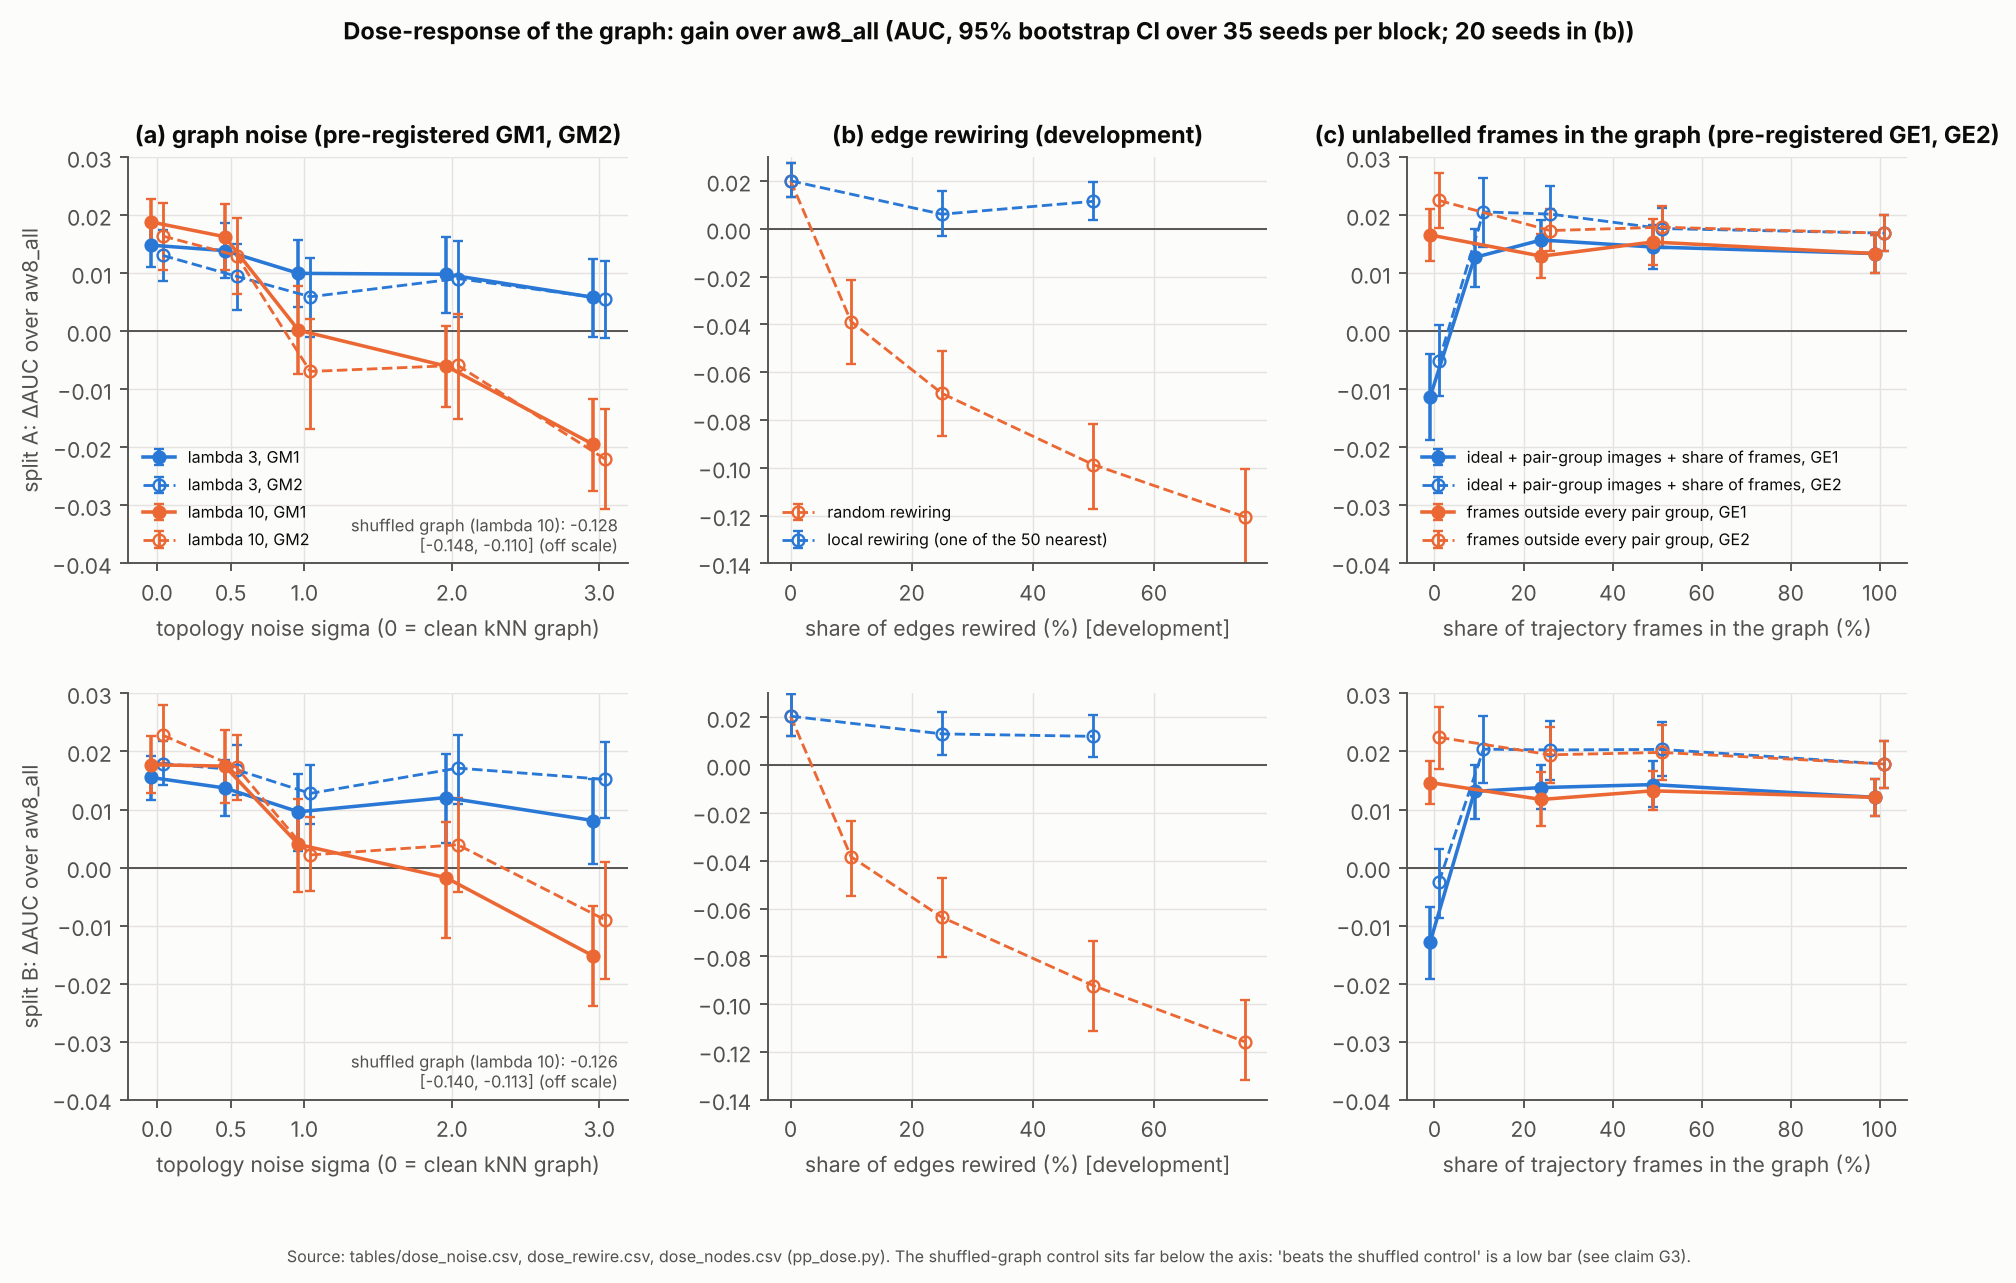

The Python source for this figure:
"""Figure 5: dose-response of the graph (gain over aw8_all, AUC; rows = split A / B).
 (a) noise in the graph topology, sigma in {0, .5, 1, 2, 3}, lambda 3 and 10, graph-mechanism confirmations GM1 (filled) and GM2 (hollow); the shuffled-graph control at lambda 10 is far below the axis (value annotated)
 (b) random vs local rewiring of a fraction of the edges, lambda 10, development seeds (NOT evidence)
 (c) share of the trajectory frames in the graph, graph-endpoint confirmations GE1 (filled) and GE2 (hollow); series 'all' = ideal images + all pair-group images + that share; 'out' = frames outside every pair group
Data: tables/dose_noise.csv, dose_rewire.csv, dose_nodes.csv (pp_dose.py)."""
import sys
from pathlib import Path
sys.path.insert(0, str(Path(__file__).resolve().parents[1]))
import numpy as np, pandas as pd
import matplotlib.pyplot as plt
import pp_lib as L, pp_style as S

S.setup(); dn = pd.read_csv(L.TABLES / "dose_noise.csv"); dr = pd.read_csv(L.TABLES / "dose_rewire.csv"); dg = pd.read_csv(L.TABLES / "dose_nodes.csv")
C3, C10 = "#2a78d6", "#eb6834"
fig, axs = plt.subplots(2, 3, figsize=(13.5, 7.2))
def bar(ax, x, d, color, filled, dx=0.0, label=None):
    ax.errorbar(np.asarray(x) + dx, d.gain, yerr=[d.gain - d.lo, d.hi - d.gain], fmt="o-" if filled else "o--", color=color, mfc=color if filled else "none", ms=5, lw=1.5 if filled else 1.2, capsize=2, label=label)
for i, split in enumerate(("A", "B")):
    ax = axs[i, 0]; ax.axhline(0, color=S.INK2, lw=0.8)
    for lam, col in ((3, C3), (10, C10)):
        for blk, filled, dx in (("GM1", True, -0.04), ("GM2", False, 0.04)):
            d = dn[(dn.block == blk) & (dn.lam == lam) & (dn.split == split) & (dn.metric == "auc") & dn.learner.str.startswith("gm_lap") & ~dn.learner.str.contains("shuf")].sort_values("sigma")
            bar(ax, d.sigma, d, col, filled, dx, label=f"lambda {lam}, {blk}" if i == 0 else None)
    sh = dn[(dn.block == "GM1") & (dn.learner == "gm_lap10_n0_shuf") & (dn.split == split) & (dn.metric == "auc")].iloc[0]
    ax.set_xlabel("topology noise sigma (0 = clean kNN graph)"); ax.set_ylabel(f"split {split}: ΔAUC over aw8_all")
    ax.set_ylim(-0.04, 0.03); ax.text(0.98, 0.03, f"shuffled graph (lambda 10): {sh.gain:+.3f}\n[{sh.lo:+.3f}, {sh.hi:+.3f}] (off scale)", transform=ax.transAxes, fontsize=7, color=S.INK2, ha="right")
    ax = axs[i, 1]; ax.axhline(0, color=S.INK2, lw=0.8)
    for kind, col, nm in (("random", C10, "random rewiring"), ("local", C3, "local rewiring (one of the 50 nearest)")):
        d = dr[(dr.kind == kind) & (dr.split == split) & (dr.metric == "auc")].sort_values("frac"); c0 = dr[(dr.kind == "clean") & (dr.split == split) & (dr.metric == "auc")]; d = pd.concat([c0, d])
        bar(ax, d.frac, d, col, False, label=nm if i == 0 else None)
    ax.set_xlabel("share of edges rewired (%) [development]"); ax.set_ylim(-0.14, 0.03)
    ax = axs[i, 2]; ax.axhline(0, color=S.INK2, lw=0.8)
    for series, col, nm in (("all", C3, "ideal + pair-group images + share of frames"), ("out", C10, "frames outside every pair group")):
        for blk, filled, dx in (("GE1", True, -1.0), ("GE2", False, 1.0)):
            names = ["all_p0", "all_p10", "all_p25", "all_p50", "all_p100"] if series == "all" else ["out_p0", "out_p25", "out_p50", "all_p100"]; xs = [0, 10, 25, 50, 100] if series == "all" else [0, 25, 50, 100]
            d = pd.concat([dg[(dg.block == blk) & (dg.variant == v) & (dg.split == split) & (dg.metric == "auc")] for v in names]); bar(ax, xs, d, col, filled, dx, label=f"{nm}, {blk}" if i == 0 else None)
    ax.set_xlabel("share of trajectory frames in the graph (%)"); ax.set_ylim(-0.04, 0.03)
for ax in axs[:, 0]: ax.set_xticks([0, .5, 1, 2, 3])
axs[0, 0].set_title("(a) graph noise (pre-registered GM1, GM2)"); axs[0, 1].set_title("(b) edge rewiring (development)"); axs[0, 2].set_title("(c) unlabelled frames in the graph (pre-registered GE1, GE2)")
for ax in axs[0]: ax.legend(fontsize=6.8, loc="lower left")
for ax in axs[1:, :].ravel(): pass
fig.subplots_adjust(wspace=0.28, hspace=0.32)
fig.suptitle("Dose-response of the graph: gain over aw8_all (AUC, 95% bootstrap CI over 35 seeds per block; 20 seeds in (b))", y=0.995, fontsize=10, fontweight="bold")
S.save(fig, "fig5_dose_response", "Source: tables/dose_noise.csv, dose_rewire.csv, dose_nodes.csv (pp_dose.py). The shuffled-graph control sits far below the axis: 'beats the shuffled control' is a low bar (see claim G3).", note_y=-0.01)
